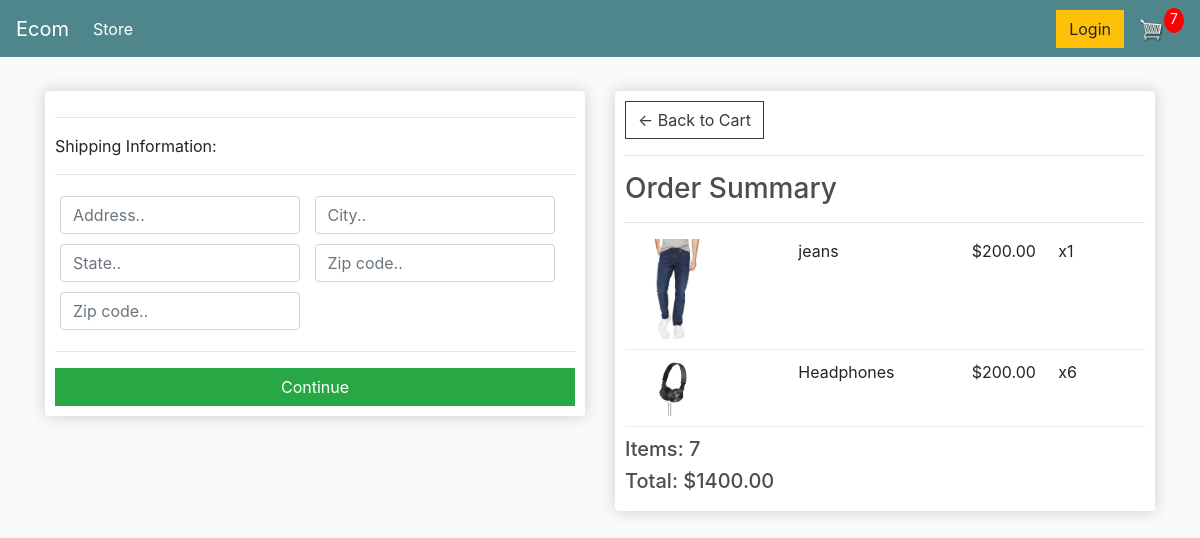
Screenshot of /checkout/ (signed in) with the database file from the repository.
### store/models.py (models this page shows, shortened)
class OrderItem(models.Model):
    product = models.ForeignKey(Product, on_delete=models.SET_NULL, null=True)
    order = models.ForeignKey(Order, on_delete=models.SET_NULL, null=True)
    quantity = models.IntegerField(default=0)
    @property
    def get_total(self):
        if self.product:
            total = self.product.price * self.quantity
        else:
            total = 0
        return total

class Product(models.Model):
	name = models.CharField(max_length=200)
	price = models.FloatField()
	digital = models.BooleanField(default=False,null=True, blank=True)
	image = models.ImageField(null=True, blank=True)
	@property
	def imageURL(self):
		try:
			url = self.image.url
		except:
			url = ''
		return url

class Order(models.Model):
	customer = models.ForeignKey(Customer, on_delete=models.SET_NULL, null=True, blank=True)
	date_ordered = models.DateTimeField(auto_now_add=True)
	complete = models.BooleanField(default=False)
	transaction_id = models.CharField(max_length=100, null=True)
	@property
	def shipping(self):
		shipping = False
		orderitems = self.orderitem_set.all()
		for i in orderitems:
			if i.product.digital == False:
				shipping = True
		return shipping
	@property
	def get_cart_total(self):
		orderitems = self.orderitem_set.all()
		total = sum([item.get_total for item in orderitems])
		return total
	@property
	def get_cart_items(self):
		orderitems = self.orderitem_set.all()
		total = sum([item.quantity for item in orderitems])
		return total

### store/views.py (the view)
# urls.py: path('checkout/', views.checkout, name="checkout"),
def checkout(request):
	data = cartData(request)
	cartItems = data['cartItems']
	order = data['order']
	items = data['items']
	context = {'items':items, 'order':order, 'cartItems':cartItems}
	return render(request, 'store/checkout.html', context)

### store/utils.py (called while the page is built)
def cartData(request):
	if request.user.is_authenticated:
		customer = request.user.customer
		order, created = Order.objects.get_or_create(customer=customer, complete=False)
		items = order.orderitem_set.all()
		cartItems = order.get_cart_items
	else:
		cookieData = cookieCart(request)
		cartItems = cookieData['cartItems']
		order = cookieData['order']
		items = cookieData['items']
	return {'cartItems':cartItems ,'order':order, 'items':items}

### store/templates/store/checkout.html (shortened to what this page needs)
{% extends 'store/main.html' %}
{% load static %}
{% block content %}
     <div class="row">
		<div class="col-lg-6">
			<div class="box-element" id="form-wrapper">
				<form id="form">
					<div id="shipping-info">
						<hr>
						<p>Shipping Information:</p>
						<hr>
						<div class="form-field">
							<input class="form-control" type="text" name="address" placeholder="Address..">
						</div>
						<div class="form-field">
							<input class="form-control" type="text" name="city" placeholder="City..">
						</div>
						<div class="form-field">
							<input class="form-control" type="text" name="state" placeholder="State..">
						</div>
						<div class="form-field">
							<input class="form-control" type="text" name="zipcode" placeholder="Zip code..">
						</div>
						<div class="form-field">
							<input class="form-control" type="text" name="country" placeholder="Zip code..">
						</div>
					</div>
					<hr>
					<input id="form-button" class="btn btn-success btn-block" type="submit" value="Continue">
				</form>
			</div>
			<br>
		</div>
		<div class="col-lg-6">
			<div class="box-element">
				<a  class="btn btn-outline-dark" href="{% url 'cart' %}">&#x2190; Back to Cart</a>
				<hr>
				<h3>Order Summary</h3>
				<hr>
				{% for item in items %}
				<div class="cart-row">
					<div style="flex:2"><img class="row-image" src="{{item.product.imageURL}}"></div>
					<div style="flex:2"><p>{{item.product.name}}</p></div>
					<div style="flex:1"><p>${{item.product.price|floatformat:2}}</p></div>
					<div style="flex:1"><p>x{{item.quantity}}</p></div>
				</div>
				{% endfor %}
				<h5>Items:   {{order.get_cart_items}}</h5>
				<h5>Total:   ${{order.get_cart_total|floatformat:2}}</h5>
			</div>
		</div>
	</div>
{% endblock content %}

### static/css/main.css (style rules this page uses)
body { background-color: hsl(0, 0%, 98%); }
h1,h2,h3,h4,h5,h6 { color:hsl(0, 0%, 30%); }
.box-element { box-shadow:hsl(0, 0%, 80%) 0 0 16px; background-color: #fff; border-radius: 4px; padding: 10px; }
.col-lg-4, .col-lg-6, .col-lg-8, .col-lg-12 { margin-top: 10px; }
.btn { border-radius: 0; }
.row-image { width: 100px; }
.form-field { width:250px; display: inline-block; padding: 5px; }
.cart-row { display: flex; align-items: flex-stretch; padding-bottom: 10px; margin-bottom: 10px; border-bottom: 1px solid #ececec; }

### rows the page displays
OrderItem: product.imageURL (picture), product.name "jeans", product.price "200.00", quantity "1"
OrderItem: product.imageURL (picture), product.name "Headphones", product.price "200.00", quantity "6"
Order: get_cart_items "7", get_cart_total "1400.00"

### other values shown
{{ cartItems }} "7"
